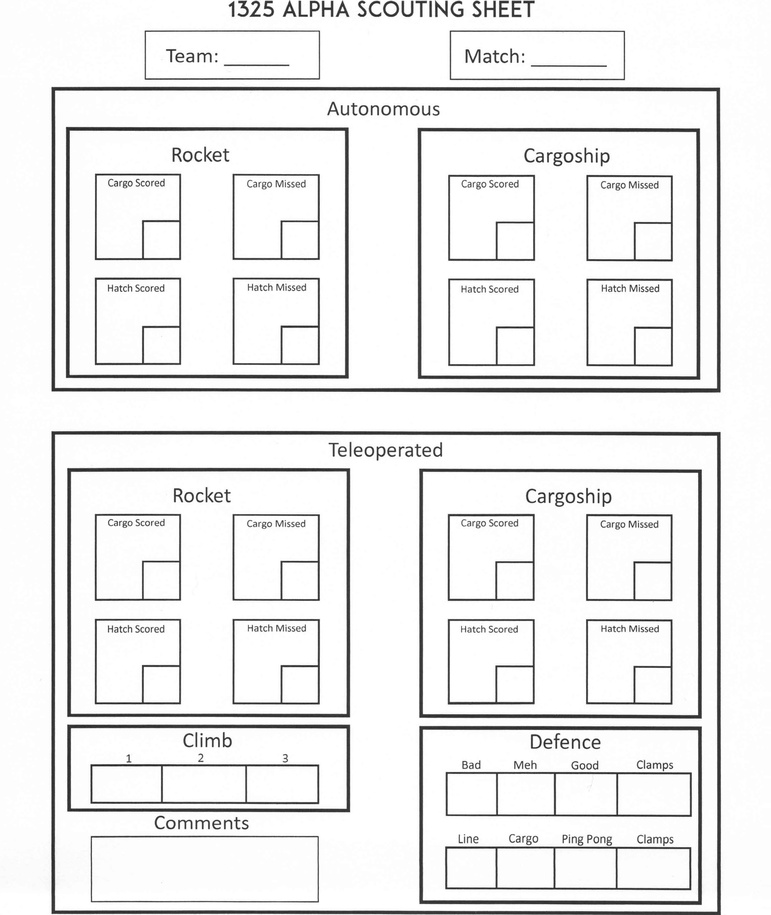
#> input picture sheet/deskewed_sheet.jpg, 771 x 915 px, shrunk from 2496 x 2962 before the run
$ python -i straighten.py   (imports and definitions only)
#> lines starting #> are read from the running program, lines starting #| are printed output that depends on the picture; after the words box and inside, x2 and y2 are one past the last pixel; in counts of white or black regions, pixels touching at a corner belong together
###WRITTEN BY: ASHPAN RASKAR & BILAL QADAR###
# import the necessary packages
import numpy as np
from math import *
import argparse
import cv2
from PIL import Image

# [35 lines left out: function reorient, not called in this run]

def remove_border(image_name, dest_name):
#> called with image_name = 'deskewed_sheet.jpg', dest_name = 'out.png'
	img = cv2.imread(image_name)
#> img is the input picture: shape (915, 771, 3); min 21, max 255, mean 236.4
	h,w = img.shape[:2]
#> h = 915; w = 771
	mask = np.zeros((h,w), np.uint8)

	# Transform to gray colorspace and invert Otsu threshold the image
	gray = cv2.cvtColor(img,cv2.COLOR_BGR2GRAY)
	_, thresh = cv2.threshold(gray,0,255,cv2.THRESH_BINARY_INV+cv2.THRESH_OTSU)
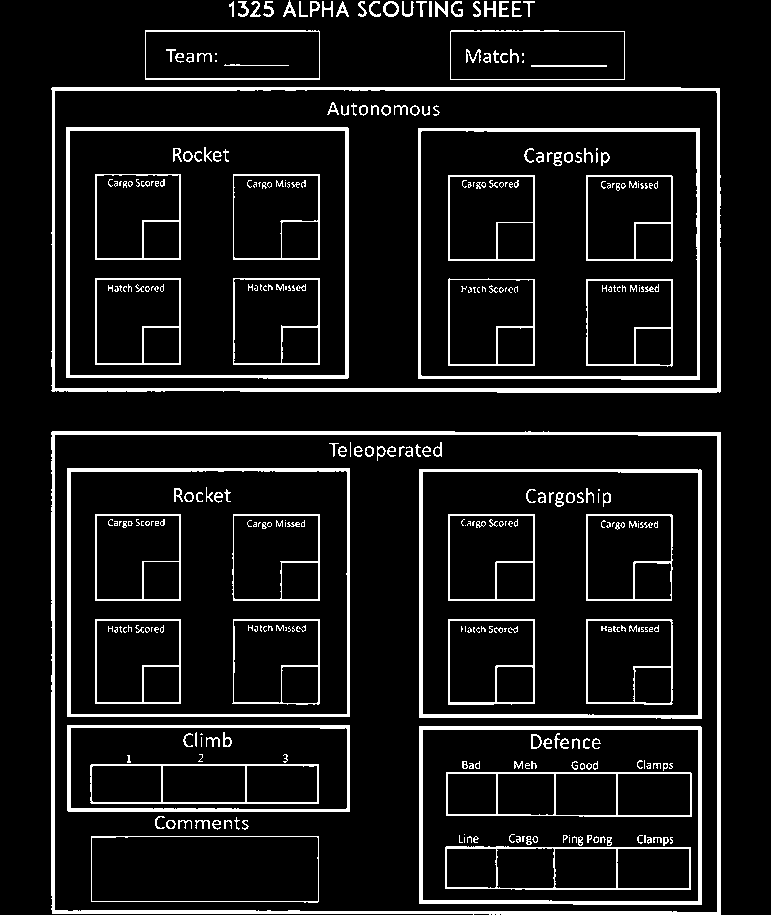
#> thresh: shape (915, 771); 9.1% white; 352 white regions (160 under 20 px), largest, box (x1, y1, x2, y2) and area: (51, 431, 721, 915) 8609, (51, 87, 721, 393) 7331, (66, 127, 349, 379) 4017

	# ***OPTIONAL FOR THIS IMAGE

	### Perform opening (erosion followed by dilation)
	kernel = np.ones((2,2),np.uint8)
	opening = cv2.morphologyEx(thresh, cv2.MORPH_OPEN, kernel)
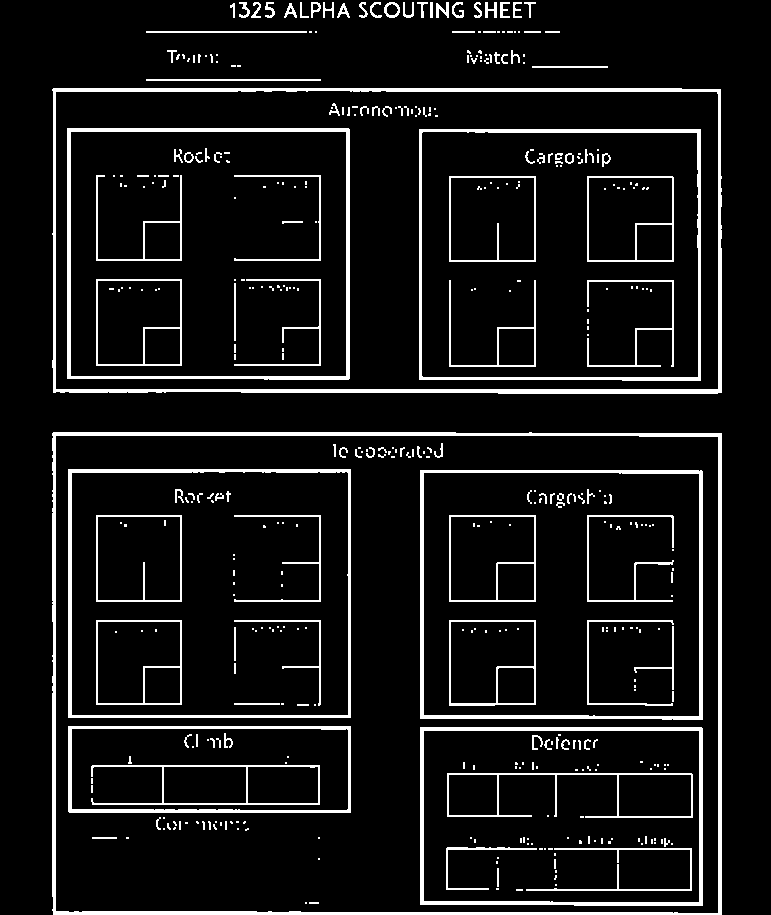
#> opening: shape (915, 771); 8.4% white; 439 white regions (302 under 20 px)

	# ***

	# Search for contours, select the biggest and draw it on the mask
	contours, hierarchy = cv2.findContours(opening, # if you use opening then change "thresh" to "opening"
	                                      cv2.RETR_TREE,cv2.CHAIN_APPROX_NONE)
#> contours = 473 contours, 364 with area under 20; largest, box (x1, y1, x2, y2) and area: (52, 432, 722, 915) 322084, (55, 435, 719, 914) 316002, (52, 88, 722, 394) 203043, (55, 90, 719, 390) 197656, (67, 128, 350, 380) 70584
	cnt = max(contours, key=cv2.contourArea)
#> cnt = contour of 2299 points, box (x1, y1, x2, y2) (52, 432, 722, 915), area 322084
	cv2.drawContours(mask, [cnt], 0, 255, -1)
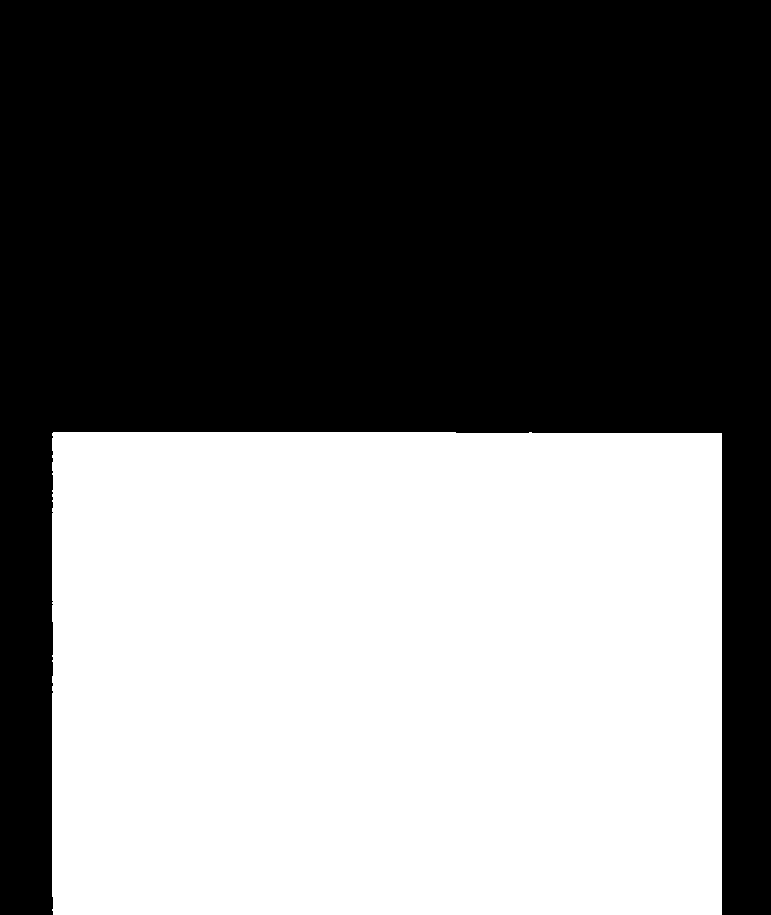
#> mask: shape (915, 771); 45.8% white; 1 white region, box (x1, y1, x2, y2) and area: (52, 432, 722, 915) 323234

	# Perform a bitwise operation
	res = cv2.bitwise_and(img, img, mask=mask)

	########### The result is a ROI with some noise
	########### Clearing the noise

	# Create a new mask
	mask = np.zeros((h,w), np.uint8)

	# Transform the resulting image to gray colorspace and Otsu threshold the image
	gray = cv2.cvtColor(res,cv2.COLOR_BGR2GRAY)
	_, thresh = cv2.threshold(gray,0,255,cv2.THRESH_BINARY+cv2.THRESH_OTSU)
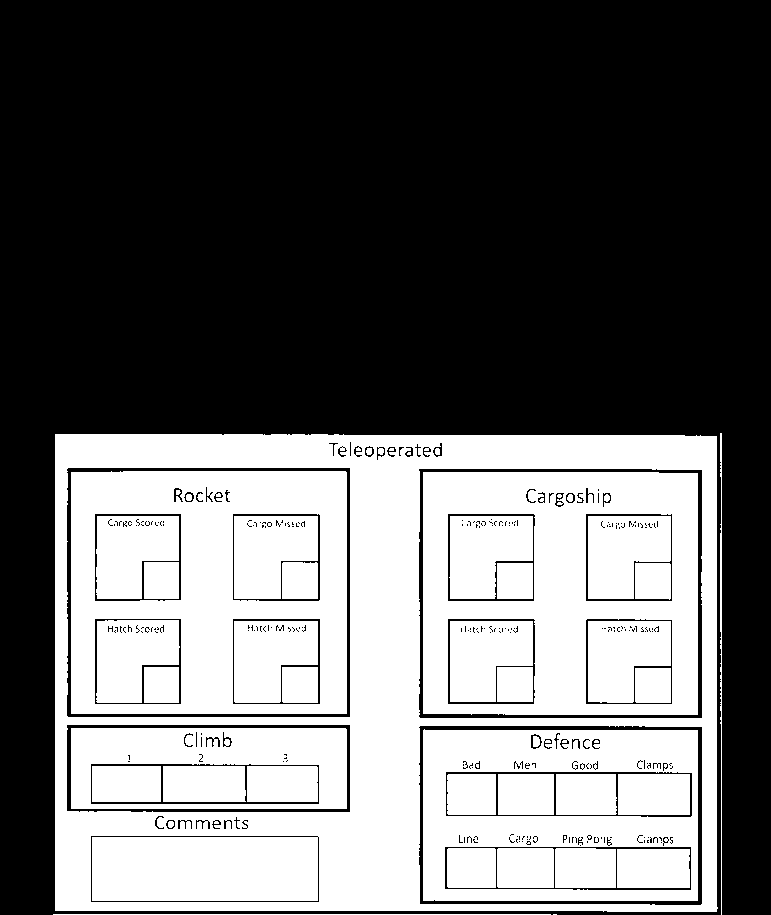
#> thresh: shape (915, 771); 41.5% white; 47 white regions (5 under 20 px)

	# Search for contours and select the biggest one again
	contours, hierarchy = cv2.findContours(thresh,cv2.RETR_TREE,cv2.CHAIN_APPROX_NONE)
#> contours = 584 contours, 467 with area under 20; largest, box (x1, y1, x2, y2) and area: (55, 434, 718, 912) 314320, (66, 467, 351, 718) 70889, (418, 468, 703, 719) 70766, (71, 471, 347, 714) 66500, (423, 472, 698, 715) 66191
	cnt = max(contours, key=cv2.contourArea)
#> cnt = contour of 2273 points, box (x1, y1, x2, y2) (55, 434, 718, 912), area 314320

	# Draw it on the new mask and perform a bitwise operation again
	cv2.drawContours(mask, [cnt], 0, 255, -1)
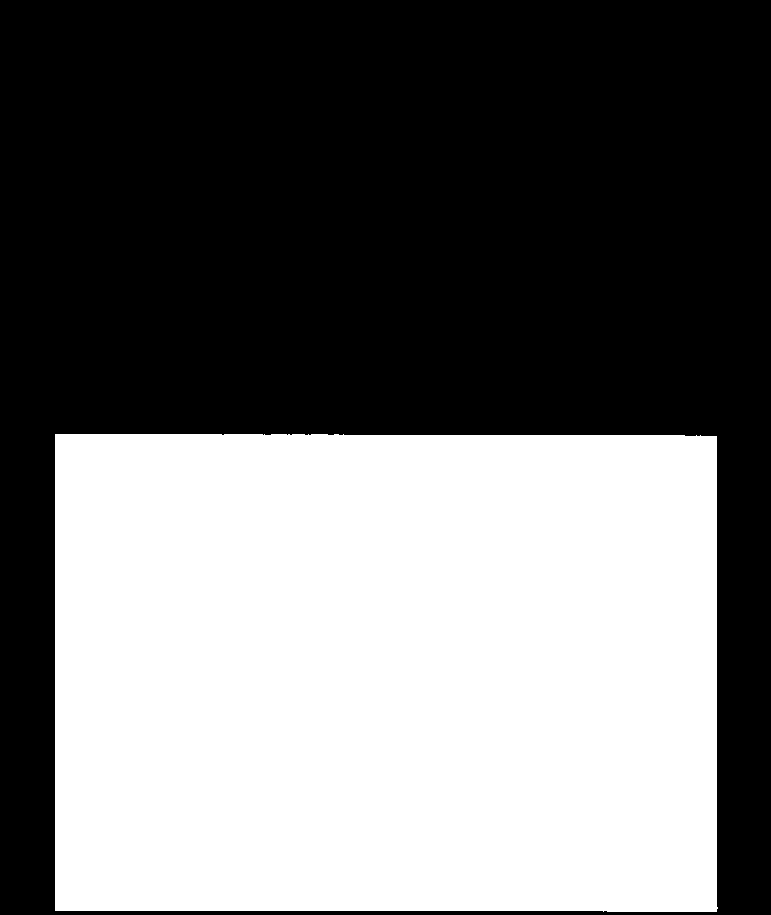
#> mask: shape (915, 771); 44.7% white; 1 white region, box (x1, y1, x2, y2) and area: (55, 434, 718, 912) 315457
	res = cv2.bitwise_and(img, img, mask=mask)

	# If you will use pytesseract it is wise to make an aditional white border
	# so that the letters arent on the borders
	x,y,w,h = cv2.boundingRect(cnt)
#> x = 55; y = 434; w = 663; h = 478
	cv2.rectangle(res,(x,y),(x+w,y+h),(255,255,255),1)
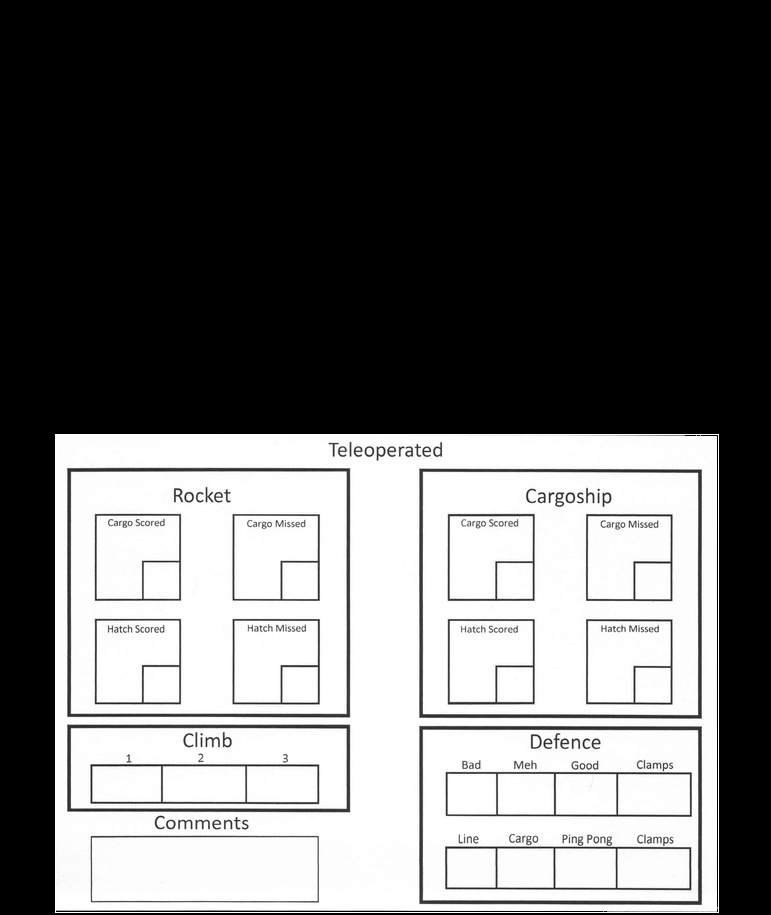
#> res: shape (915, 771, 3); min 0, max 255, mean 106.2

	# Crop the result
	final_image = res[y:y+h+1, x:x+w+1]
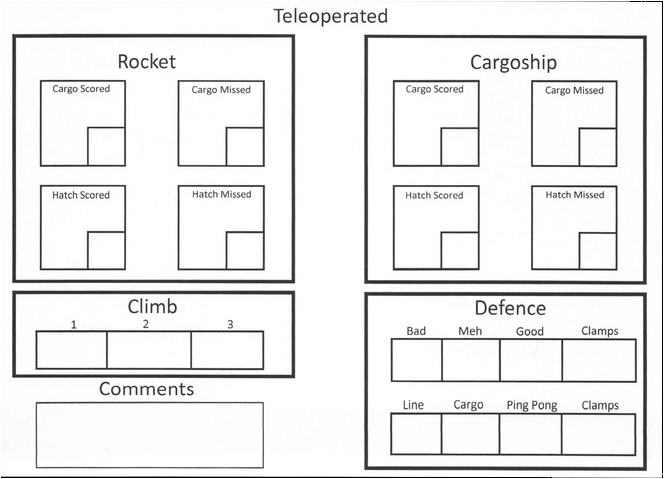
#> final_image: shape (479, 664, 3); min 0, max 255, mean 235.5
	cv2.imwrite(dest_name, final_image)


# [58 lines left out: function deskew, not called in this run]

>>> result = remove_border('deskewed_sheet.jpg', 'out.png')
